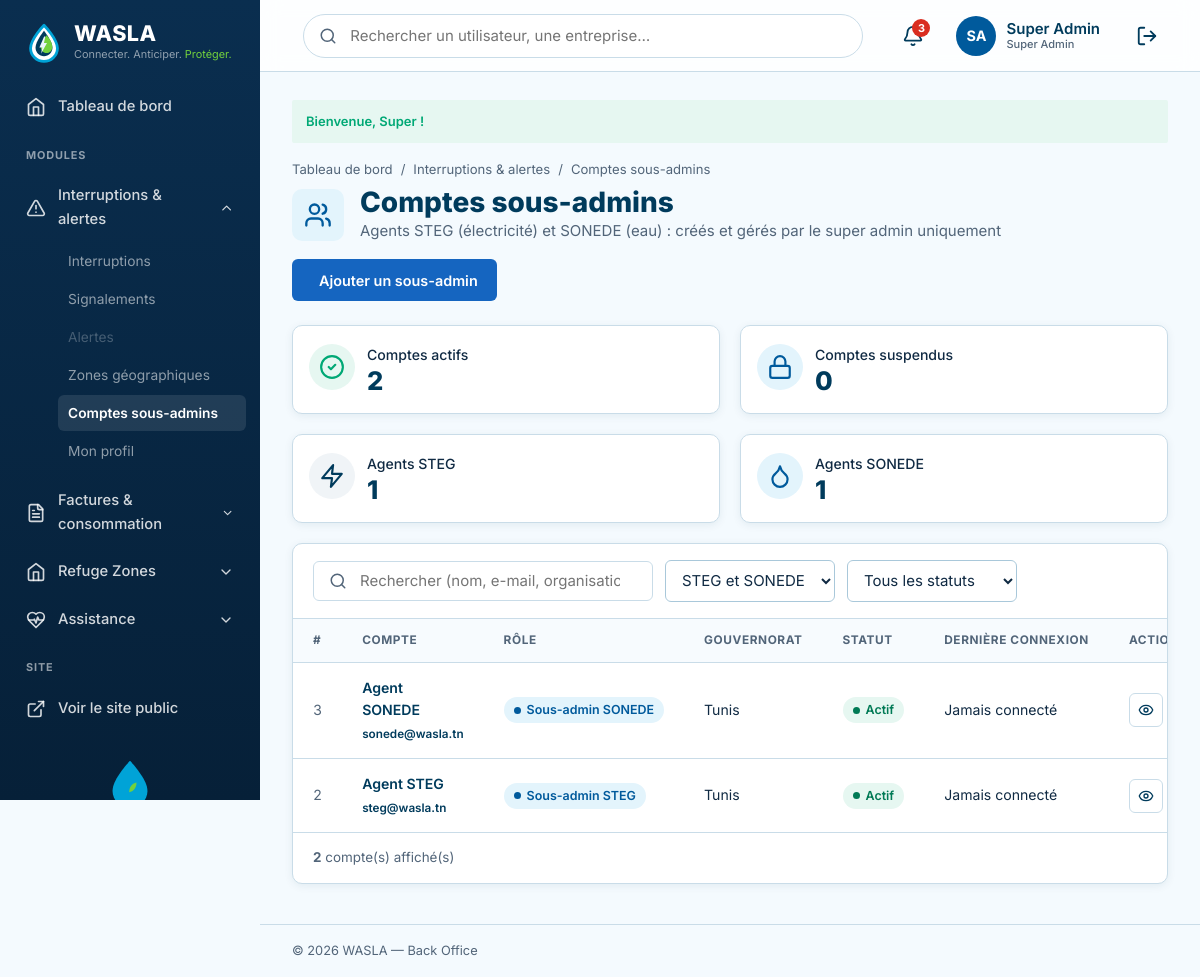
The app's page /index.php?action=admin-sous-admins (signed in) with its own data.
### tables this page shows
CREATE TABLE IF NOT EXISTS utilisateur (
    id_utilisateur     INT          NOT NULL AUTO_INCREMENT,
    nom                VARCHAR(50)  NOT NULL,
    prenom             VARCHAR(50)  NOT NULL,
    email              VARCHAR(150) NOT NULL,
    telephone          VARCHAR(20)  NULL,
    mot_de_passe       VARCHAR(255) NOT NULL,
    role               ENUM('citoyen','admin','steg','sonede','entreprise','fournisseur')
                                    NOT NULL DEFAULT 'citoyen',
    statut_compte      ENUM('actif','suspendu') NOT NULL DEFAULT 'actif',
    id_zone            INT          NULL,
    adresse            VARCHAR(255) NULL,
     
    nom_organisation   VARCHAR(100) NULL,                  
    matricule_fiscal   VARCHAR(20)  NULL,                  
    secteur_activite   VARCHAR(60)  NULL,                  
    specialite         ENUM('electricien','plombier','maintenance','solaire','hydraulique') NULL,   
    description        TEXT         NULL,
    compte_verifie     TINYINT(1)   NOT NULL DEFAULT 0,    
    note_moyenne       DECIMAL(2,1) NULL,                  
    date_inscription   DATETIME     NOT NULL DEFAULT CURRENT_TIMESTAMP,
    derniere_connexion DATETIME     NULL,
    PRIMARY KEY (id_utilisateur),
    UNIQUE KEY uq_utilisateur_email (email),
    UNIQUE KEY uq_utilisateur_matricule (matricule_fiscal),
    KEY idx_utilisateur_role (role),
    KEY idx_utilisateur_specialite_zone (specialite, id_zone),
    CONSTRAINT chk_utilisateur_note CHECK (note_moyenne IS NULL OR (note_moyenne >= 0 AND note_moyenne <= 5)),
    CONSTRAINT fk_utilisateur_zone FOREIGN KEY (id_zone)
        REFERENCES zone (id_zone) ON DELETE SET NULL ON UPDATE CASCADE
);

CREATE TABLE IF NOT EXISTS zone (
    id_zone        INT          NOT NULL AUTO_INCREMENT,
    nom_zone       VARCHAR(100) NOT NULL,
    type_zone      ENUM('gouvernorat','delegation') NOT NULL DEFAULT 'gouvernorat',
    id_zone_parent INT          NULL,
    PRIMARY KEY (id_zone),
    UNIQUE KEY uq_zone_nom_parent (nom_zone, id_zone_parent),
    CONSTRAINT fk_zone_parent FOREIGN KEY (id_zone_parent)
        REFERENCES zone (id_zone) ON DELETE SET NULL ON UPDATE CASCADE
);

### views/backoffice/pages/comptes/sous-admins.php (the view, shortened to what the rows shown need)
<?php
$statutBadges = ['actif' => ['Actif', 'ok'], 'suspendu' => ['Suspendu', 'danger']];
?>
        <div class="admin-page-head">
          <div>
            <div class="admin-page-head__title">
              <div>
                <h1>Comptes sous-admins</h1>
              </div>
            </div>
          </div>
        </div>
        <section class="admin-card">
          <div class="admin-table-wrap">
            <table class="admin-table" data-admin-table>
              <thead>
                <tr>
                  <th scope="col">#</th>
                  <th scope="col">Compte</th>
                  <th scope="col">Rôle</th>
                  <th scope="col">Gouvernorat</th>
                  <th scope="col">Statut</th>
                  <th scope="col">Dernière connexion</th>
                  <th scope="col">Actions</th>
                </tr>
              </thead>
              <tbody>
<?php foreach ($comptes as $u):
        $id     = $u->getIdUtilisateur();
        $statut = $u->getStatutCompte();
        [$statutLabel, $statutClass] = $statutBadges[$statut] ?? [$statut, 'muted']; ?>
                <tr data-role="<?= e($u->getRole()) ?>" data-statut="<?= e($statut) ?>">
                  <td class="admin-table__id"><?= $id ?></td>
                  <td class="admin-table__main"><a href="<?= url('admin-sous-admin-voir', ['id' => $id]) ?>"><?= e($u->getPrenom() . ' ' . $u->getNom()) ?></a><br><small><?= e($u->getEmail()) ?></small></td>
                  <td><span class="admin-badge admin-badge--info"><?= e(roleLabel($u->getRole())) ?></span></td>
                  <td><?= e($u->getNomZone() ?? '—') ?></td>
                  <td><span class="admin-badge admin-badge--<?= $statutClass ?>"><?= e($statutLabel) ?></span></td>
                  <td><?= $u->getDerniereConnexion() ? e(dateFr($u->getDerniereConnexion(), true)) : 'Jamais connecté' ?></td>
                  <td><div class="admin-actions">
                    <a class="admin-action" href="<?= url('admin-sous-admin-voir', ['id' => $id]) ?>" aria-label="Voir la fiche" title="Fiche"><span data-icon="eye"></span></a>
                  </div></td>
                </tr>
<?php endforeach; ?>
              </tbody>
            </table>
          </div>
        </section>
<?php
require __DIR__ . '/../../layout.php';

### views/backoffice/partials/header.php (shortened to what the rows shown need)
      <header class="admin-topbar">
        <div class="admin-topbar__actions">
<?php $adminUser = AuthController::currentUser(); ?>
          <a class="admin-profile" href="<?= url(profilRoute($adminUser) ?? 'mon-compte') ?>" aria-label="Mon compte">
            <span class="admin-avatar"><?= e(initials($adminUser)) ?></span>
            <span class="admin-profile__name"><?= e($adminUser->getPrenom() . ' ' . $adminUser->getNom()) ?><small class="admin-profile__role"><?= e(roleLabel($adminUser->getRole())) ?></small></span>
          </a>
        </div>
      </header>

### records on screen
utilisateur: initials($adminUser) "SA", $adminUser->getPrenom() . ' ' . $adminUser->getNom() "Super Admin", role "Super Admin"
utilisateur: id_utilisateur "3", $u->getPrenom() . ' ' . $u->getNom() "Agent SONEDE", email "sonede@wasla.tn", role "Sous-admin SONEDE", id_zone.nom_zone "Tunis", statutLabel "Actif", shows "Jamais connecté"
utilisateur: id_utilisateur "2", $u->getPrenom() . ' ' . $u->getNom() "Agent STEG", email "steg@wasla.tn", role "Sous-admin STEG", id_zone.nom_zone "Tunis", statutLabel "Actif", shows "Jamais connecté"

### other values on screen
$group['label'] "Interruptions & alertes"
$label "Interruptions"
$label "Signalements"
$label "Alertes"
$label "Zones géographiques"
$label "Comptes sous-admins"
$label "Mon profil"
$group['label'] "Factures & consommation"
$group['label'] "Refuge Zones"
$group['label'] "Assistance"
$flash['message'] "Bienvenue, Super !"
$parStatut['actif'] "2"
$parStatut['suspendu'] "0"
$nbSteg "1"
$nbSonede "1"
